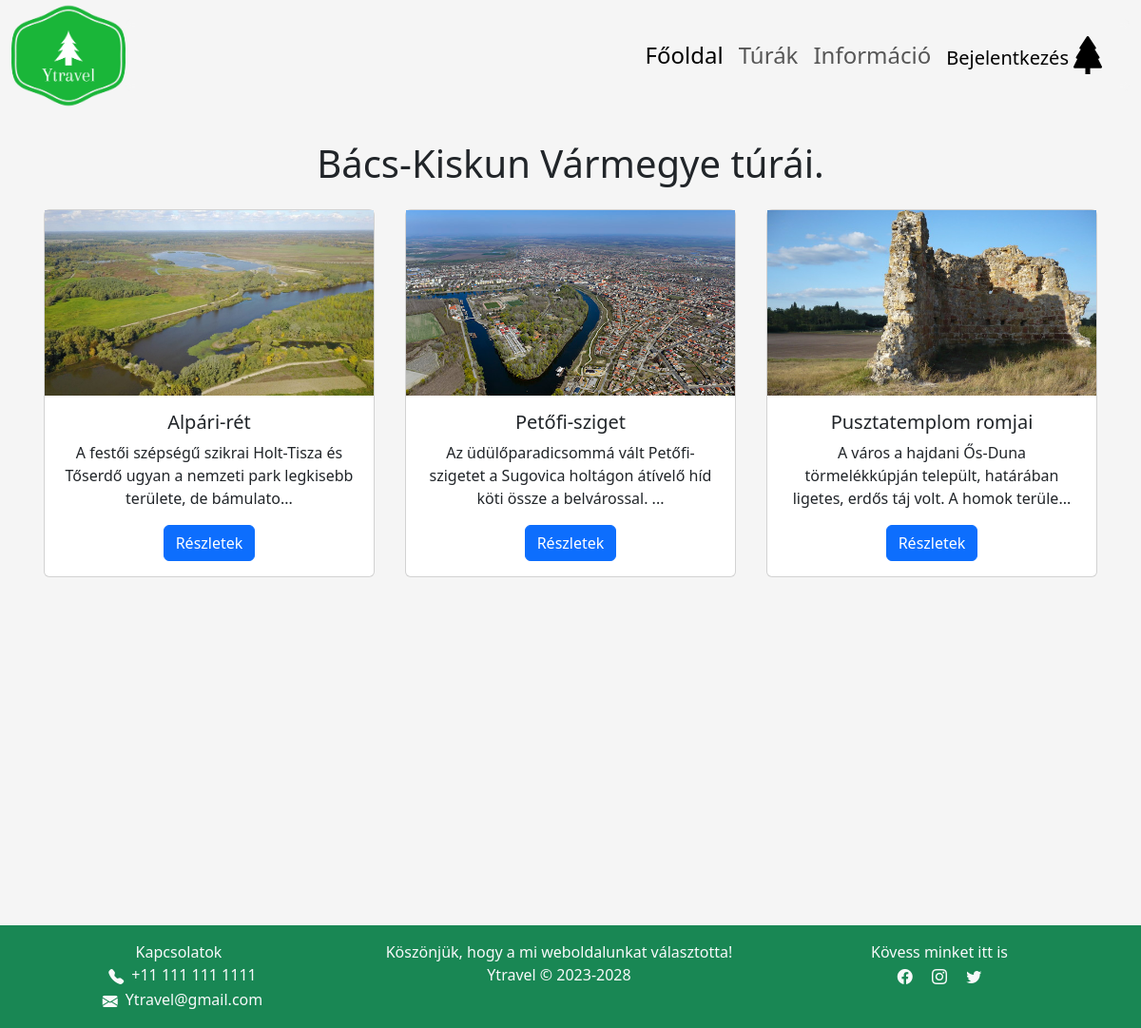
Screenshot of /frontend/turakInfo.php?idx=5 with the database file from the repository.
### tables this page shows
CREATE TABLE `megye` (
  `id` int(11) NOT NULL,
  `megye_nev` text NOT NULL,
  `turak_szama` int(100) NOT NULL,
  `megye_felkapottsag` int(100) NOT NULL,
  `megye_kep_nev` varchar(100) NOT NULL
);

CREATE TABLE `turak` (
  `id` int(11) NOT NULL,
  `tura_nev` text NOT NULL,
  `tura_hossza` float(100,1) NOT NULL,
  `tura_nehezseg` int(100) NOT NULL,
  `tura_felkapottsag` int(100) NOT NULL,
  `megye_id` int(100) NOT NULL,
  `tura_kep_nev` varchar(111) NOT NULL
);

### server/classes.php (the view, shortened to what this page needs)
<?php
class Turak
{
    public mysqli $csatlakozas;
    function __construct()
    {
        $this->csatlakozas = new mysqli("localhost", "root", "", "turazas");
    }
    function Turakiiras($megyeid)
    {
        $tartatlom = "";
        $belepes = $this->csatlakozas->query("SELECT *, SUBSTRING(tura_leiras.tura_szoveg,1,100) AS turaSzoveg from turak INNER JOIN tura_leiras ON turak.id = tura_leiras.id where megye_id = '" . $megyeid . "'");
        while ($adat = $belepes->fetch_assoc()) {
            $tartatlom .= '
            <div class="col-md-4 p-3">
                <div class="card">
                    <img src=../kepektura/' . $adat["tura_kep_nev"] . '.jpg class = "img-fluid" " style="aspect-ratio: 16 / 9; object-fit: cover;">
                    <div class = "card-body">
                        <h5 class="card-title">' . $adat["tura_nev"] . '</h5>
                        <p>'.$adat["turaSzoveg"].'...</p>
                        <a href="../frontend/turaLeiras.php?tura_id=' . $adat["id"] . '" class="btn btn-primary">Részletek</a>
                    </div>
                </div>
            </div>
            ';
        }
        print($tartatlom);
    }
    function turaCim($id){
        $cim = $this->csatlakozas->query("SELECT * FROM megye WHERE id = ".$id."");
        while($adat = $cim->fetch_assoc()){
            print $adat["megye_nev"];
        }
    }
}
?>

### style.css (style rules this page uses)
* { margin: 0; padding: 0; box-sizing: border-box; }
html, body { margin: 0; padding: 0; background-repeat: no-repeat; background-size: cover; }
body { display: grid; gap: 2rem; grid-template-areas: "navbar" "content" "footer" ; grid-template-columns: auto; grid-template-rows: 116px auto 108px; min-height: 100vh; background-color: #f5f5f5; }

### rows the page displays
megye: megye_nev "Bács-Kiskun Vármegye"
turak: tura_kep_nev (picture), tura_nev "Alpári-rét", turaSzoveg "A festői szépségű szikrai Holt-Tisza és Tőserdő ugyan a nemzeti park legkisebb területe, de bámulato"
turak: tura_kep_nev (picture), tura_nev "Petőfi-sziget", turaSzoveg "Az üdülőparadicsommá vált Petőfi-szigetet a Sugovica holtágon átívelő híd köti össze a belvárossal."
turak: tura_kep_nev (picture), tura_nev "Pusztatemplom romjai", turaSzoveg "A város a hajdani Ős-Duna törmelékkúpján települt, határában ligetes, erdős táj volt. A homok terüle"
